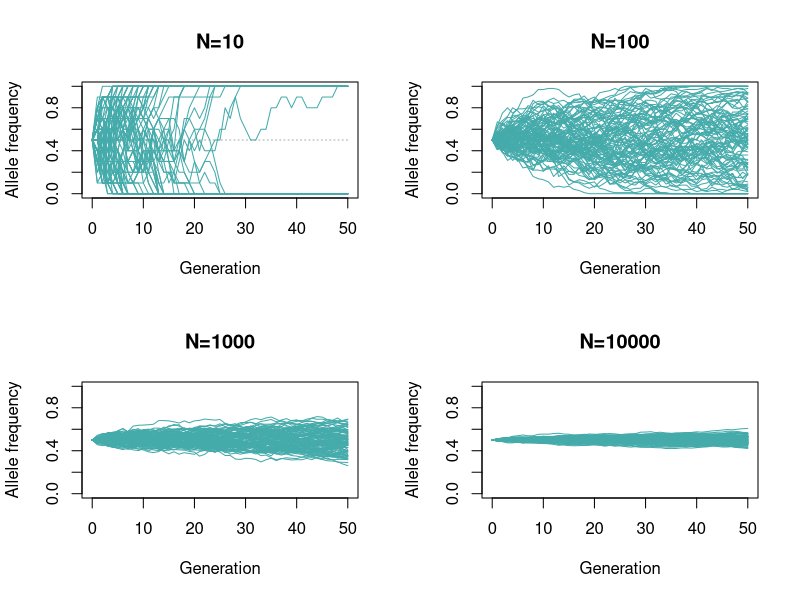
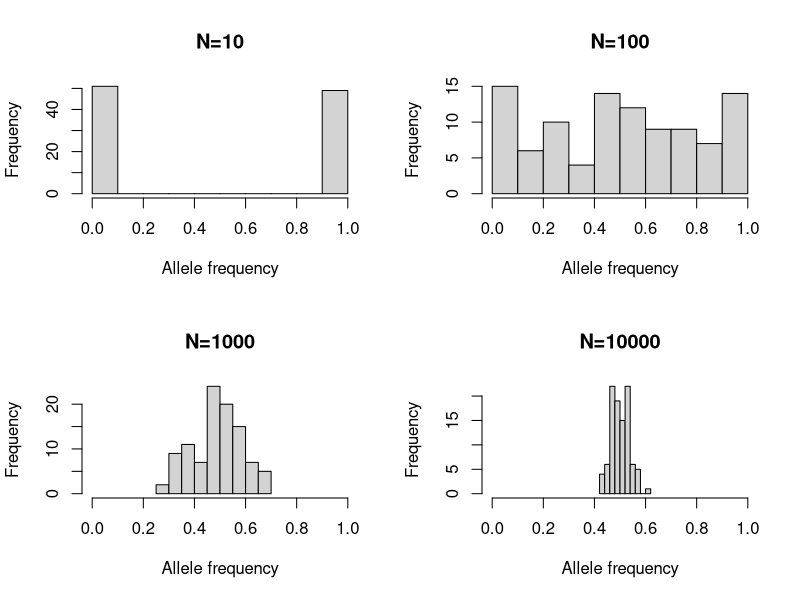

The R source for these figures, in order:
#############################################################
### Michael Nothnagel, michael.nothnagel@uni-koeln.de     ###
### Simulating genetic drift                              ###
#############################################################


N.s   = c(10, 100, 1000, 10000)
n.gen =  50
n.rep = 100

# === Simulate genetic drift === #
for (n in N.s) {
  freqs = matrix(NA, ncol=n.gen+1, nrow=n.rep)
  for (i in 1:n.rep) {
    alleles = c(rep(0,n/2), rep(1,n/2))
    freqs[i,1] = sum(alleles==1) / length(alleles)
    for (j in 1:n.gen) {
      alleles = sample (alleles, length(alleles), replace=T)
      freqs[i,j+1] = sum(alleles==1) / length(alleles)
     }
   }
  assign (paste("freqs.n", n, sep=""), freqs)
 }

summary(freqs.n10   [,n.gen+1])
summary(freqs.n100  [,n.gen+1])
summary(freqs.n1000 [,n.gen+1])
summary(freqs.n10000[,n.gen+1])

# === Graph allele frequency changes === #
pdf("drift_plot.pdf", paper="special", height=4*2, width=4*2, onefile=F)
  split.screen(c(2,2))
    screen(1)
      plot(x=0, y=0, type="n", xlim=c(0,n.gen), ylim=c(0,1), xlab="Generation", ylab="Allele frequency", main="N=10")
        lines (c(0,n.gen), rep(0.5, 2), lty=3, col="#AAAAAA")
        freqs = get(paste("freqs.n", 10   , sep=""))
        for (i in 1:n.rep) {
          lines(0:n.gen,freqs[i,], col="#44AAAA")
         }
    screen(2)
      plot(x=0, y=0, type="n", xlim=c(0,n.gen), ylim=c(0,1), xlab="Generation", ylab="Allele frequency", main="N=100")
        lines (c(0,n.gen), rep(0.5, 2), lty=3, col="#AAAAAA")
        freqs = get(paste("freqs.n", 100  , sep=""))
        for (i in 1:n.rep) {
          lines(0:n.gen,freqs[i,], col="#44AAAA")
         }
    screen(3)
      plot(x=0, y=0, type="n", xlim=c(0,n.gen), ylim=c(0,1), xlab="Generation", ylab="Allele frequency", main="N=1000")
        lines (c(0,n.gen), rep(0.5, 2), lty=3, col="#AAAAAA")
        freqs = get(paste("freqs.n", 1000 , sep=""))
        for (i in 1:n.rep) {
          lines(0:n.gen,freqs[i,], col="#44AAAA")
         }
    screen(4)
      plot(x=0, y=0, type="n", xlim=c(0,n.gen), ylim=c(0,1), xlab="Generation", ylab="Allele frequency", main="N=10000")
        lines (c(0,n.gen), rep(0.5, 2), lty=3, col="#AAAAAA")
        freqs = get(paste("freqs.n", 10000, sep=""))
        for (i in 1:n.rep) {
          lines(0:n.gen,freqs[i,], col="#44AAAA")
         }
  close.screen(all.screens=T)
dev.off()

# === Graph allele frequency after 50 generations === #
pdf("drift_hist.pdf", paper="special", height=4*2, width=4*2, onefile=F)
  split.screen(c(2,2))
    screen(1)
      hist(freqs.n10   [,n.gen+1], main="N=10", xlab="Allele frequency", xlim=c(0,1))
    screen(2)
      hist(freqs.n100  [,n.gen+1], main="N=100", xlab="Allele frequency", xlim=c(0,1))
    screen(3)
      hist(freqs.n1000 [,n.gen+1], main="N=1000", xlab="Allele frequency", xlim=c(0,1))
    screen(4)
      hist(freqs.n10000[,n.gen+1], main="N=10000", xlab="Allele frequency", xlim=c(0,1))
  close.screen(all.screens=T)
dev.off()


#############################################################
###########################################################